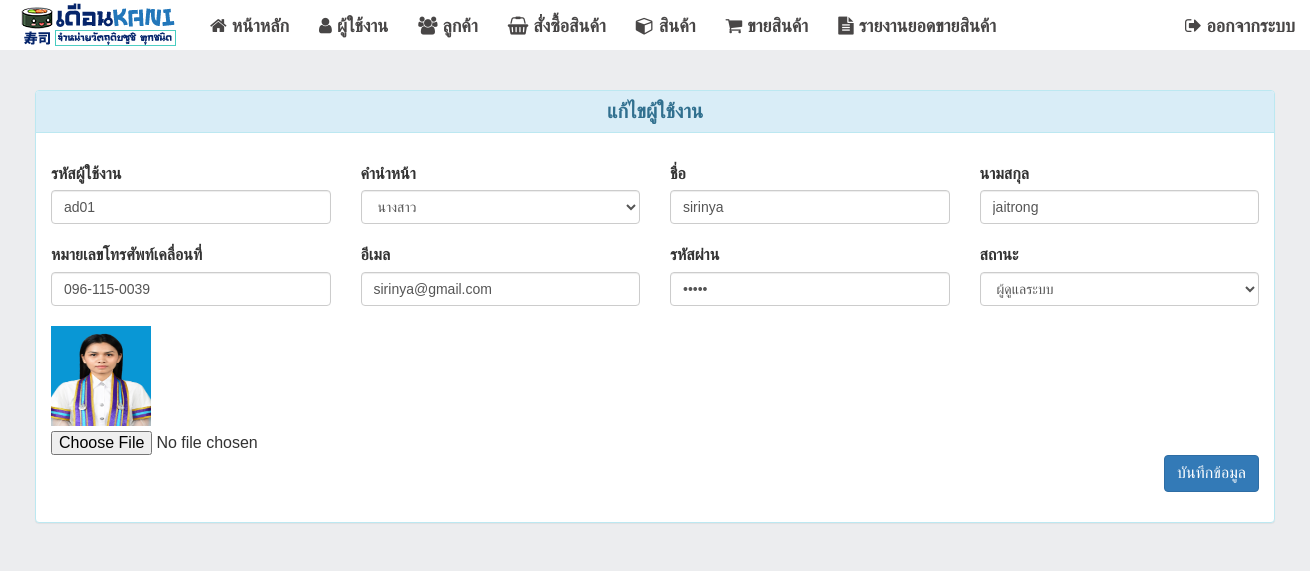
/index.php?viewName=editUser&users_id=001 (signed in), run on the app's committed database.
### tables this page shows
CREATE TABLE `users` (
  `users_id` int(3) UNSIGNED ZEROFILL NOT NULL,
  `title_id` int(2) NOT NULL,
  `codeusers` varchar(10) NOT NULL,
  `firstname` varchar(50) NOT NULL,
  `lastname` varchar(50) NOT NULL,
  `telephone` varchar(40) NOT NULL,
  `email` varchar(50) NOT NULL,
  `password` varchar(10) NOT NULL,
  `pic` varchar(50) NOT NULL,
  `status` int(1) NOT NULL
);

### model/user.php (called while the page is built, shortened)
<?php
class User {
    public function read($condition = "1=1 ") {
		$conn = new createCon();
        $con = $conn->connect();
        $this->sql = "SELECT * FROM  users u LEFT OUTER JOIN title t ON u.title_id = t.title_id
        LEFT OUTER JOIN users_status us ON u.status = us.users_status_id
          WHERE $condition ";
          mysqli_query($con,"SET NAMES 'utf8'");
        $query = mysqli_query($con,$this->sql);
        if ($query) {
            $result = array();
            while ($row = mysqli_fetch_array($query, MYSQLI_ASSOC)) {
                $result[] = $row;
            }
            return $result;
        } else {
            return false;
        }
    }
    public function read_title($condition = "1=1") {
		$conn = new createCon();
        $con = $conn->connect();
        $this->sql = "SELECT * FROM title WHERE $condition ";
          mysqli_query($con,"SET NAMES 'utf8'");
        $query = mysqli_query($con,$this->sql);
        if ($query) {
            $result = array();
            while ($row = mysqli_fetch_array($query, MYSQLI_ASSOC)) {
                $result[] = $row;
            }
            return $result;
        } else {
            return false;
        }
    }
    public function read_users_status($condition = "1=1") {
		$conn = new createCon();
        $con = $conn->connect();
        $this->sql = "SELECT * FROM users_status WHERE $condition ";
          mysqli_query($con,"SET NAMES 'utf8'");
        $query = mysqli_query($con,$this->sql);
        if ($query) {
            $result = array();
            while ($row = mysqli_fetch_array($query, MYSQLI_ASSOC)) {
                $result[] = $row;
            }
            return $result;
        } else {
            return false;
        }
    }
}

### views/editUser.php (the view, shortened to what this page needs)
<?php
include "./model/user.php";
$obj = new User();
$rows = $obj->read(" users_id = {$_REQUEST['users_id']} ");
$row = $rows[0];
$rows_title = $obj->read_title();
$rows_status = $obj->read_users_status();
?>
<div class="container">
        <div id="loginbox" style="margin-top:50px;" class="mainbox col-md-12 col-md-offset-0 col-sm-8 col-sm-offset-2">
            <div class="panel panel-info" >
                    <div class="panel-heading">
                        <div class="panel-title f20" style="text-align: center; font-weight: bold;"  >แก้ไขผู้ใช้งาน</div>
                    </div>
                    <div style="padding-top:30px" class="panel-body" >
						<form action="conUser.php" method="post" class="form form-horizontal" enctype="multipart/form-data">
							<fieldset>
								<div class="row">
									<div class="col-md-3 f16">
										<label>รหัสผู้ใช้งาน</label>
										<input type="text" name="codeusers" value="<?= $row['codeusers'] ?>" class="form-control"  required="" />
									</div>
									<div class="col-md-3 f16">
										<label>คำนำหน้า</label>
										<select id="title_id" name="title_id" class="form-control">
										<?php
											if ($rows_title != false) {
												foreach ($rows_title as $row_title) {
												?>
												<option <?php if ($row_title["title_id"] == $row["title_id"]) echo 'selected'; ?> value="<?= $row_title["title_id"] ?>" ><?= $row_title["title_name"] ?></option>
											<?php } } ?>
									</select>
									</div>
									<div class="col-md-3 f16">
										<label>ชื่อ</label>
										<input type="text" name="firstname" value="<?= $row['firstname'] ?>" class="form-control"  required="" />
									</div>
									<div class="col-md-3 f16">
										<label>นามสกุล</label>
										<input type="text" name="lastname" value="<?= $row['lastname'] ?>" class="form-control"  required="" />
									</div>
								</div>
								<div class="row">
									<div class="col-md-3 f16">
										<label>หมายเลขโทรศัพท์เคลื่อนที่</label>
										<input type="tel" id="telephone" name="telephone" value="<?= $row['telephone'] ?>" class="form-control"  required="" />
									</div>
									<div class="col-md-3 f16">
										<label>อีเมล</label>
										<input type="text" name="email" value="<?= $row['email'] ?>" class="form-control"  required="" />
									</div>
									<div class="col-md-3 f16">
										<label>รหัสผ่าน</label>
										<input type="password" name="password" value="<?= $row['password'] ?>" class="form-control"  required="" />
									</div>
									<div class="col-md-3 f16">
										<label>สถานะ</label>
										<select id="status" name="status" class="form-control">
										<?php
											if ($rows_status != false) {
												foreach ($rows_status as $row_status) {
												?>
												<option <?php if ($row_status["users_status_id"] == $row["users_status_id"]) echo 'selected'; ?> value="<?= $row_status["users_status_id"] ?>" ><?= $row_status["users_status_name"] ?></option>
											<?php } } ?>
										</select>
									</div>
								</div>
								<div class="row">
									<div class="col-md-3 f16">
										<?php if(!empty($row["pic"])){ ?>
											<img src="./upload_img/<?php echo $row["pic"]; ?>" width="100" height="100" alt="">
										<?php }  ?>
										<br />
										<br />
										<input type="file" name="pic" id="fileToUpload">
									</div>
								</div>
								<div class="row">
									<div class="col-md-12 f16">
										<button type="submit" class="btn btn-primary pull-right f16">
												บันทึกข้อมูล
										</button>
									</div>
									<div class="col-md-8">
									</div>
								</div>
							</fieldset>
						</form>
                        </div>
                    </div>
        </div>
         </div>

### css/site.css (style rules this page uses)
body { background-color: #ECEDEF !important; -moz-background-size: cover; -webkit-background-size: cover; -o-background-size: cover; background-size: cover; }
.f16 { font-size: 16px !important; font-family: Arial !important; }
.f20 { font-size: 20px !important; font-family: Arial !important; }

### data on the page
users: codeusers "ad01", firstname "sirinya", lastname "jaitrong", telephone "096-115-0039", email "sirinya@gmail.com", pic (picture)

### other printed values
form field title_id "นางสาว"
form field status "ผู้ดูแลระบบ"
